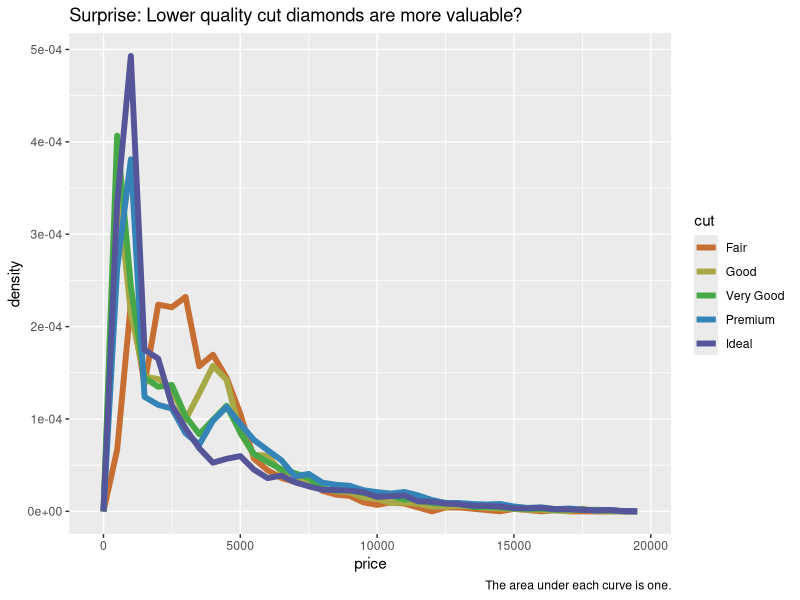
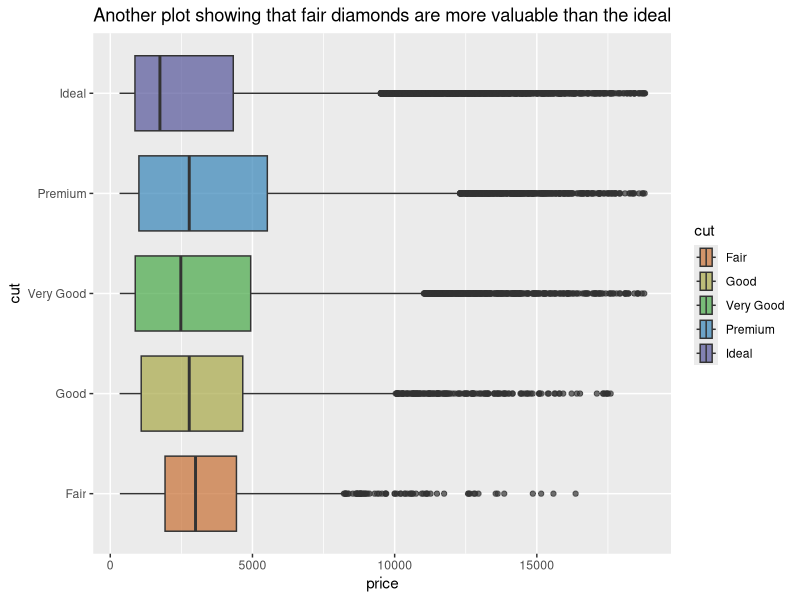
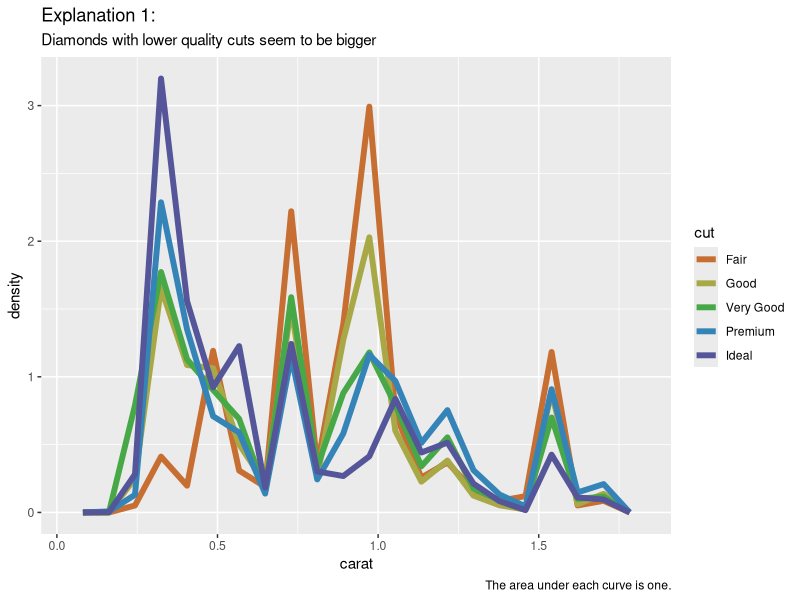
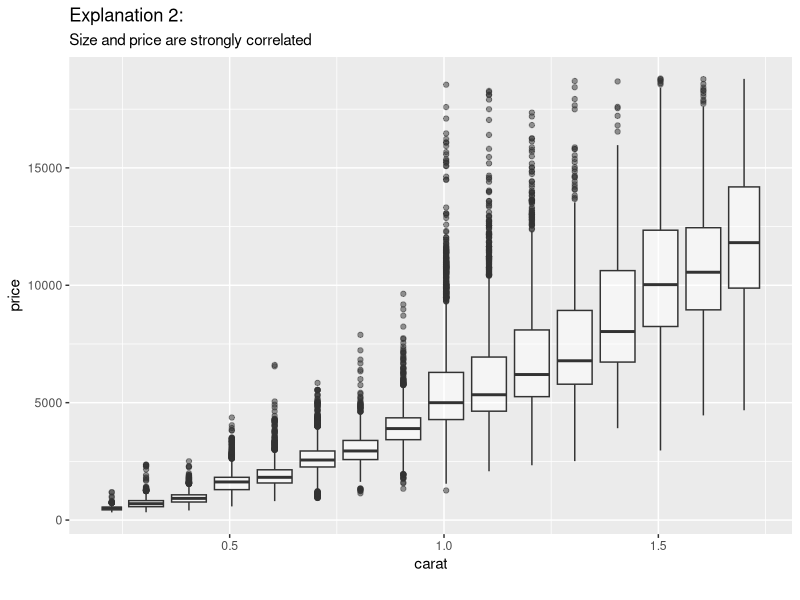
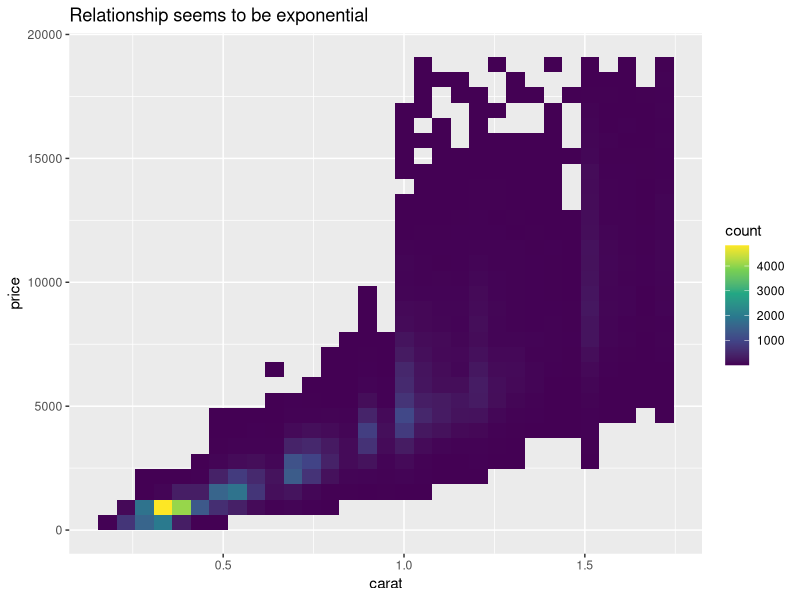
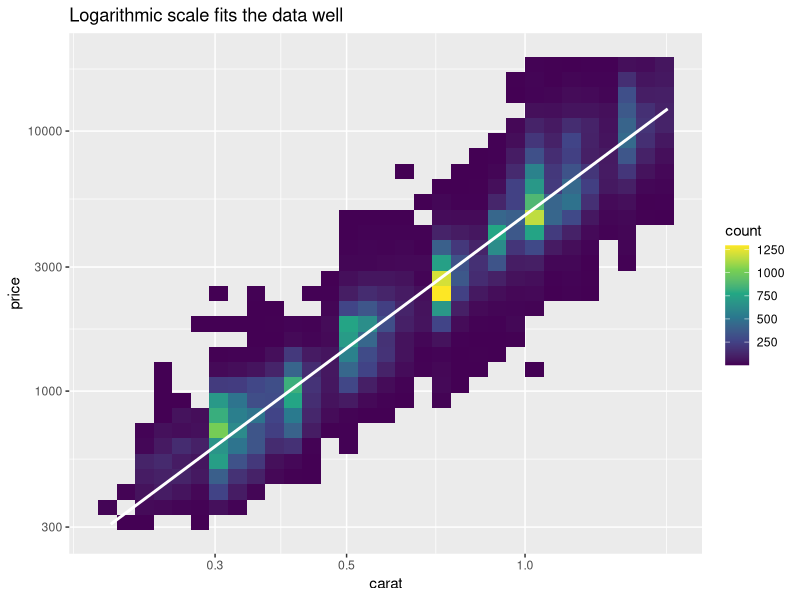

Write the R code that produced these figures, in order. (Note: this script raises an error after producing the figures.)
## ---- chunk 1
knitr::opts_chunk$set(echo = TRUE)
## ---- chunk 2
library(tidyverse)

cut_colors = c("#C76E32", "#A8A846", "#46A846",
               "#3584B8", "#555599")
## ---- chunk 3
diamonds |>
  group_by(cut) |>
  slice_max(order_by = price, n = 3)
## ---- chunk 4
d <- diamonds |>
  filter(carat < 1.75)

paste("Only", nrow(diamonds) - nrow(d), "rows were removed.")

## ---- chunk 5
d |>
  group_by(cut) |>
  slice_max(order_by = price, n = 3)
## ---- chunk 6
ggplot(d, aes(price, after_stat(density), colour = cut)) +
  geom_freqpoly(binwidth = 500, size = 2) +
  scale_color_manual(values = cut_colors) +
  labs(title = "Surprise: Lower quality cut diamonds are more valuable?",
       caption = "The area under each curve is one.")
## ---- chunk 7
ggplot(d, mapping = aes(x = price, fill = cut))+
  geom_boxplot(aes(y = cut), alpha = 0.7) +
  scale_fill_manual(values = cut_colors) +
  labs(title = "Another plot showing that fair diamonds are more valuable than the ideal")
## ---- chunk 8
ggplot(d, aes(x = carat, y = after_stat(density))) +
  geom_freqpoly(aes(colour = cut), size = 2, bins = 20) +
  scale_color_manual(values = cut_colors) +
  labs(title = "Explanation 1:",
       subtitle= "Diamonds with lower quality cuts seem to be bigger",
       caption = "The area under each curve is one.")
## ---- chunk 9
ggplot(d, aes(x = carat, y = price)) + 
  geom_boxplot(aes(group = cut_width(carat, 0.1)), alpha = 0.5) +
  labs(title = "Explanation 2:",
       subtitle= "Size and price are strongly correlated",
       caption = "")
## ---- chunk 10
ggplot(d, aes(carat, price)) +
  geom_bin2d() +
  scale_fill_continuous(type = "viridis") +
  labs(title = "Relationship seems to be exponential")
## ---- chunk 11
ggplot(d, aes(carat, price)) +
  geom_bin2d() +
  scale_fill_continuous(type = "viridis") +
  geom_smooth(formula = y ~ x, method = "lm", color = "white") +
  scale_x_log10() + 
  scale_y_log10() +
  labs(title = "Logarithmic scale fits the data well")
## ---- chunk 12
model <- lm(log(price) ~ log(carat), d) 
paste0("Trying to fit linear model to the unmodified data gives R-squared of ",
      round(summary(lm(price ~ carat, d))$r.squared, 2),
      ", but the logarithmic data gives ",
      round(summary(model)$r.squared, 2),
      ".")
## ---- chunk 13
d |>
  lm(model, data = _) |>
  add_residuals(d, model = _) |>
  mutate(resid = exp(resid)) -> d
## ---- chunk 14
paste0("The formula that linear model gives is ",
       round(summary(model)$coefficients[2], 2),
       " * log(carat) + ",
       round(summary(model)$coefficients[1], 2),
       " = log(price)")
